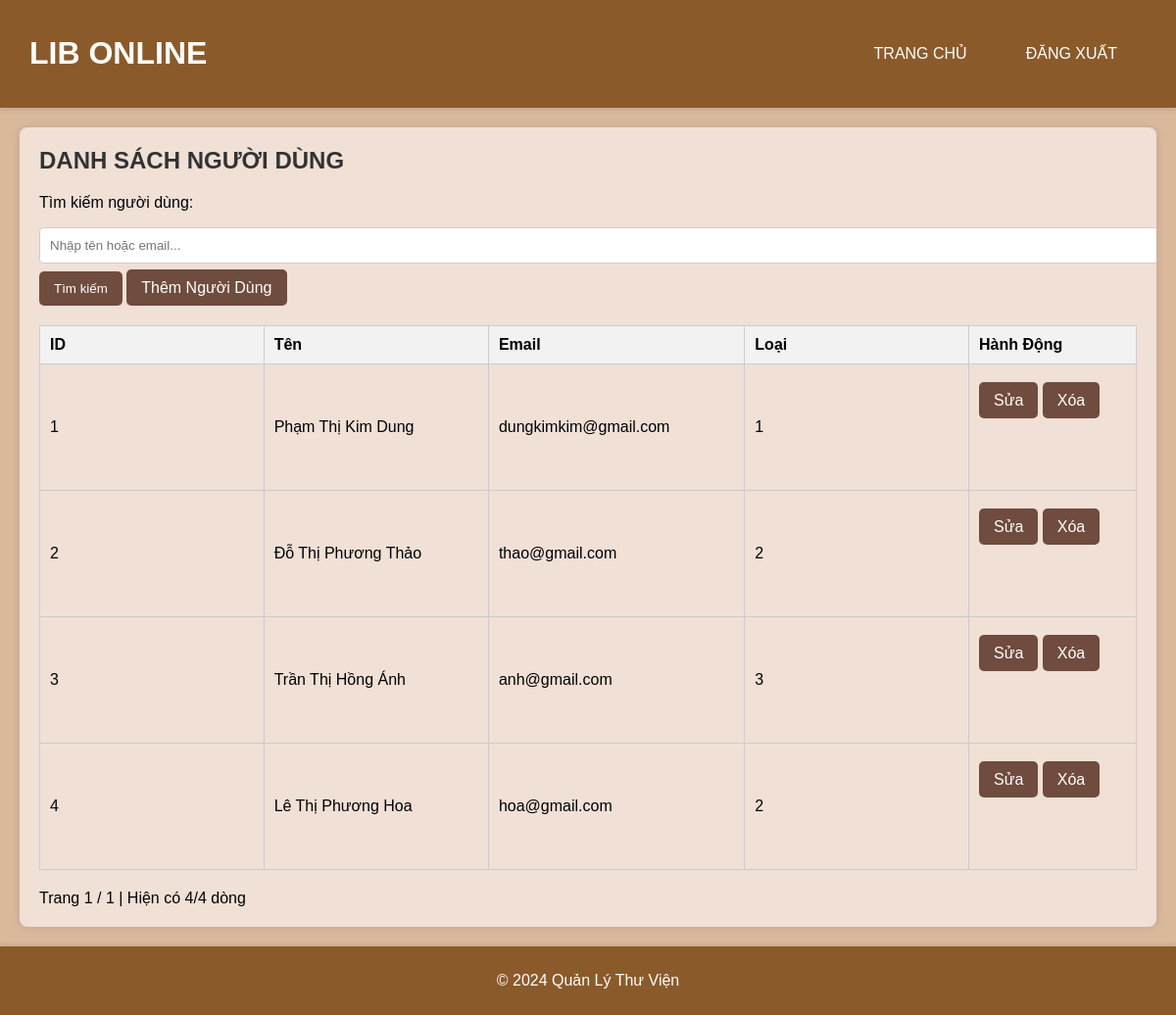
The app's page /user_management with its own data.
### tables this page shows
CREATE TABLE nguoi_dung (
    ma_nguoi_dung INTEGER PRIMARY KEY AUTOINCREMENT,
    ten TEXT NOT NULL,
    email TEXT NOT NULL UNIQUE,
    mat_khau TEXT NOT NULL,
    loai INTEGER NOT NULL
);

### app.py (the view)
@app.route('/user_management', methods=['GET'])
def user_management():
    query = request.args.get('query', '').lower()  # Chuyển từ khóa tìm kiếm thành chữ thường
    conn = sqlite3.connect('thuvien.db')
    cur = conn.cursor()
    if query:
        cur.execute('SELECT * FROM nguoi_dung WHERE LOWER(ten) LIKE ? OR LOWER(email) LIKE ?',
                    (f'%{query}%', f'%{query}%'))
    else:
        cur.execute('SELECT * FROM nguoi_dung')
    users = cur.fetchall()
    page = request.args.get('page', 1, type=int)  # Lấy số trang hiện tại từ query parameters
    per_page = 5  # Số lượng người dùng trên mỗi trang
    total_users = len(users)  # Tổng số người dùng
    total_pages = (total_users + per_page - 1) // per_page  # Tổng số trang
    start = (page - 1) * per_page  # Vị trí bắt đầu
    end = start + per_page  # Vị trí kết thúc
    users_to_display = users[start:end]  # Danh sách người dùng cần hiển thị
    conn.close()
    message = request.args.get('message')
    return render_template('user_management.html', users=users_to_display, message=message,
                           query=query, page=page, total_pages=total_pages, total_users=total_users)

### templates/user_management.html (shortened to what this page needs)
<!DOCTYPE html>
<html lang="vi">
<head>
    <link rel="stylesheet" href="{{ url_for('static', filename='styles.css') }}">
</head>
<body>
    <header>
        <h1>LIB ONLINE</h1>
        <nav>
            <ul>
                <li><a href="/home">TRANG CHỦ</a></li>
                <li><a href="/logout">ĐĂNG XUẤT</a></li>
            </ul>
        </nav>
    </header>
    <main>
        <h2>DANH SÁCH NGƯỜI DÙNG</h2>
        <form action="{{ url_for('user_management') }}" method="GET">
            <label for="search">Tìm kiếm người dùng:</label>
            <input type="text" id="search" name="query" value="{{ query }}" placeholder="Nhập tên hoặc email...">
            <input type="submit" value="Tìm kiếm">
            <a href="{{ url_for('add_user') }}" class="btn">Thêm Người Dùng</a>
        </form>
        <table>
            <thead>
                <tr>
                    <th>ID</th>
                    <th>Tên</th>
                    <th>Email</th>
                    <th>Loại</th>
                    <th>Hành Động</th>
                </tr>
            </thead>
            <tbody>
                {% for user in users %}
                <tr>
                    <td>{{ user[0] }}</td>
                    <td>{{ user[1] }}</td>
                    <td>{{ user[2] }}</td>
                    <td>{{ user[4] }}</td>
                    <td>
                        <br>
                        <a href="{{ url_for('edit_user', user_id=user[0]) }}" class="btn">Sửa</a>
                        <a href="{{ url_for('delete_user', user_id=user[0]) }}" class="btn" onclick="confirmDelete(event)">Xóa</a>
                        <br>
                        <br>
                        <br>
                        <br></br>
                    </td>
                </tr>
                {% endfor %}
            </tbody>
        </table>
        <div class="pagination">
            <span>Trang {{ page }} / {{ total_pages }} | Hiện có {{ users|length }}/{{ total_users }} dòng </span>
        </div>
    </main>
    <footer>
        <p>&copy; 2024 Quản Lý Thư Viện</p>
    </footer>
</body>
</html>

### static/styles.css (style rules this page uses)
body { font-family: Arial, sans-serif; margin: 0; padding: 0; background-color: #d9b89c; display: flex; flex-direction: column; min-height: 100vh; }
header { display: flex; justify-content: space-between; align-items: center; background: #8b5a2b; color: white; padding: 15px 30px; box-shadow: 0 2px 5px rgba(0, 0, 0, 0.1); }
nav ul { list-style-type: none; padding: 0; display: flex; }
nav ul li { margin: 0 15px; }
nav ul li a { color: white; text-decoration: none; padding: 10px 15px; border-radius: 5px; transition: background 0.3s, color 0.3s; }
main { margin: 20px; background: #f0e0d6; padding: 20px; border-radius: 8px; box-shadow: 0 0 10px rgba(0, 0, 0, 0.1); flex: 1; overflow-x: auto; }
h2 { margin-top: 0; color: #333; }
form { margin-bottom: 20px; }
form label { display: block; margin-bottom: 8px; }
input[type="text"], input[type="email"], input[type="password"], input[type="number"] { width: 100%; padding: 10px; margin: 8px 0; border: 1px solid #ccc; border-radius: 4px; }
input[type="submit"], .btn { background-color: #6f4c3e; color: white; border: none; padding: 10px 15px; border-radius: 5px; cursor: pointer; text-decoration: none; transition: background-color 0.3s; }
table { width: 100%; border-collapse: collapse; margin: 20px 0; }
th, td { padding: 10px; text-align: left; min-width: 100px; min-height: 60px; border: 1px solid #ccc; }
table td { padding: 10px; text-align: left; }
table th, table td { min-width: 150px; }
table td:last-child { width: 150px; }
th { background-color: #f2f2f2; font-weight: bold; }
footer { text-align: center; padding: 10px 0; background: #8b5a2b; color: white; position: relative; bottom: 0; width: 100%; box-shadow: 0 -1px 5px rgba(0, 0, 0, 0.1); }

### records on screen
nguoi_dung: ma_nguoi_dung "1", ten "Phạm Thị Kim Dung", email "dungkimkim@gmail.com", loai "1"
nguoi_dung: ma_nguoi_dung "2", ten "Đỗ Thị Phương Thảo", email "thao@gmail.com", loai "2"
nguoi_dung: ma_nguoi_dung "3", ten "Trần Thị Hồng Ánh", email "anh@gmail.com", loai "3"
nguoi_dung: ma_nguoi_dung "4", ten "Lê Thị Phương Hoa", email "hoa@gmail.com", loai "2"

### other values on screen
{{ page }} "1"
{{ total_pages }} "1"
{{ users|length }} "4"
{{ total_users }} "4"
